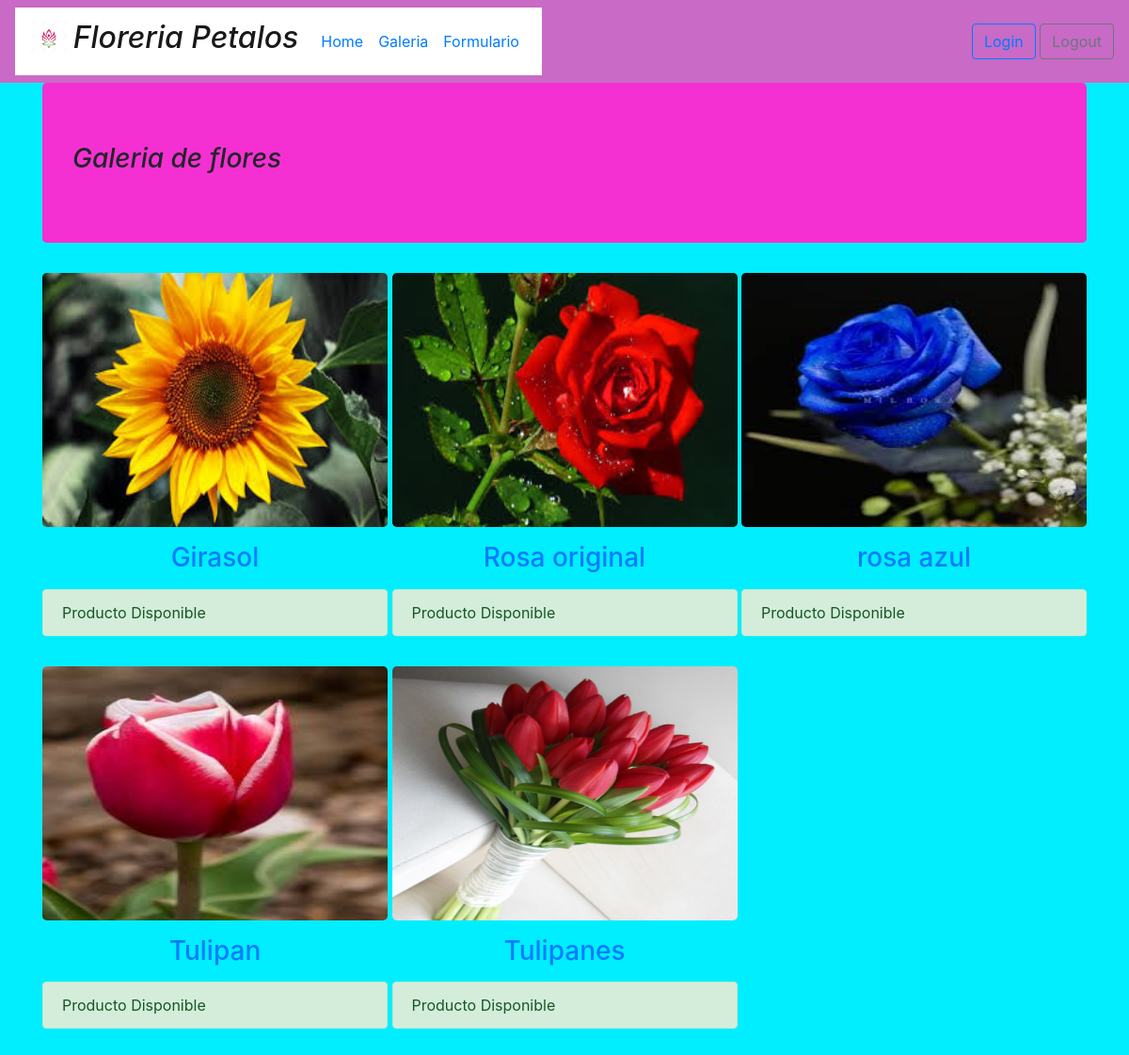
/galeria_administrador/ (signed in), run on the app's committed database.
### floreria/models.py (models this page shows, shortened)
class Flores(models.Model):
    name=models.CharField(max_length=100,primary_key=True)
    valor=models.IntegerField()
    descripcion=models.TextField()
    estado=models.CharField(max_length=1)
    stock=models.IntegerField()
    imagen=models.ImageField(upload_to="media",null=False)

### floreria/views.py (the view)
# urls.py: path('galeria_administrador/',galeria_administrador,name='galeria_administrador'),
@login_required(login_url='/login/')
def galeria_administrador(request):
    flores=Flores.objects.all()
    return render(request,'core/galeria_administrador.html',{'listaFlores':flores})

### floreria/templates/core/galeria_administrador.html (shortened to what this page needs)
{% extends "core/base_administrador.html" %}
{% load static %}
{% block contenido %}
<div style="background-color: rgb(0, 238, 255);">
        <div class="container">
            <div class="jumbotron" style="background-color: rgba(255, 41, 209, 0.959);">
                <h3><em>Galeria de flores</em></h3>
            </div>
        </div>
    <div class="container">
        <div class="row">
            <div class="col-md-12">
                <div class="mdb-lightbox no-margin">
                    {% for f in listaFlores %}
                    <a class="black-text" href="#">
                        <figure class="figure">
                            <img alt="Responsive image" src="{{ f.imagen.url }}" width="367" height="270"
                                class="rounded-lg" data-toggle="modal" data-target="#{{ f.name }}"
                                data-id="{{ f.name }}" />
                            <h3 class="text-center my-3">{{f.name}}</h3>
                    </a>
                    {% if f.estado == "D" %}
                    <div class="alert alert-success" role="alert">
                        Producto Disponible
                    </div>
                    {% endif %}
                    {% endfor %}
                </div>
            </div>
        </div>
    </div>
</div>
{% endblock contenido %}

### floreria/templates/core/base_administrador.html (shortened to what this page needs)
<!DOCTYPE html>
<html lang="en">
{% load static %}
<head>
    <link rel="stylesheet" href="https://stackpath.bootstrapcdn.com/bootstrap/4.3.1/css/bootstrap.min.css"
>
</head>
<body>
    <nav class="navbar navbar-light " style="background-color: #c96ac6;">
        <nav class="navbar navbar-expand" style="background-color:white">
            <a class="navbar-brand " href="#">
                <img src="{% static 'core/img/logo.jpg' %}" width="40" height="40" class="d-inline-block align-top">
                <p class="h2 d-inline-block align-top"> <em>Floreria Petalos </em></p>
            </a>
            <div class="collapse navbar-collapse " id="navbarSupportedContent">
                <ul class="navbar-nav mr-auto">
                    <li class="nav-link active">
                        <a href="{% url 'home_administrador' %}">Home <span class="sr-only">(current)</span></a>
                    </li>
                    <li class="nav-link active">
                        <a href="{% url 'galeria_administrador' %}">Galeria <span class="sr-only">(current)</span></a>
                    </li>
                    <li class="nav-link active">
                        <a href="{% url 'formulario' %}">Formulario <span class="sr-only">(current)</span></a>
                    </li>
                </ul>
            </div>
        </nav>
        <div class="text-right">
            <a href="{% url 'login' %}" class="btn btn-outline-primary">Login</a>
            <button type="button" class="btn btn-outline-secondary" data-toggle="modal" data-target="#exampleModal1">
                Logout
            </button>
        </div>
    </nav>
    <section>
        {% block contenido %}
        {% endblock contenido %}
    </section>
</body>
</html>

### data on the page
Flores: imagen (picture), name "Girasol", estado "Producto Disponible"
Flores: imagen (picture), name "Rosa original", estado "Producto Disponible"
Flores: imagen (picture), name "rosa azul", estado "Producto Disponible"
Flores: imagen (picture), name "Tulipan", estado "Producto Disponible"
Flores: imagen (picture), name "Tulipanes", estado "Producto Disponible"
